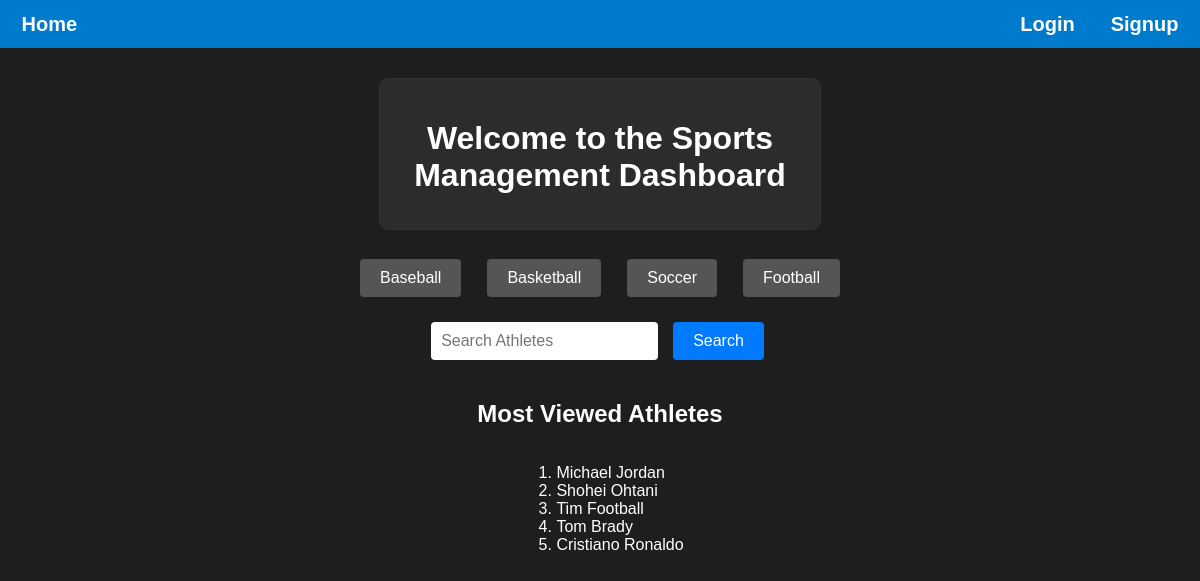
The page / on the database its author committed.
### main/models.py (models this page shows, shortened)
class Athlete(models.Model):
    SPORT_CHOICES = [
        ('baseball', 'baseball'),
        ('basketball', 'basketball'),
        ('soccer', 'soccer'),
        ('football', 'football'),
    ]
    id = models.AutoField(primary_key=True)
    firstName = models.CharField(max_length=20, default='N/A')
    lastName = models.CharField(max_length=20, default='N/A')
    height = models.CharField(max_length=5, default='N/A',blank=True, null=True)
    weight = models.IntegerField(blank=True, null=True)
    birthDate = models.DateField(blank=True, null=True)
    age = models.IntegerField(blank=True, null=True)
    wins = models.IntegerField(blank=True, null=True)
    losses = models.IntegerField(blank=True, null=True)
    joinYear = models.IntegerField(blank=True, null=True)
    sport = models.CharField(max_length=20, choices=SPORT_CHOICES, default='Baseball')
    teamName = models.CharField(max_length=20, default='N/A')
    position = models.CharField(max_length=20, default='N/A', blank=True, null=True)
    gamesPlayed = models.IntegerField(default=0, blank=True, null=True)
    numViews = models.IntegerField(default=0, blank=True, null=True)

### main/views.py (the view, shortened to what this page needs)
# urls.py: path("", views.landing_page, name="landing_page"),
def landing_page(request):
    logged_in = request.session.get('logged_in', False)
    curr_user_name = request.session.get('curr_user_name', "")
    viewed_athletes = Athlete.objects.order_by("-numViews")[:5]
    search_form = AthleteSearchForm(request.GET or None)
    search_results = []
    context = {
        "logged_in": logged_in,
        "curr_user_name": curr_user_name,
        "viewed_athletes": viewed_athletes,
        "search_form": search_form,
        "search_results": search_results
    }
    return render(request, "main/landing_page.html", context)

### main/forms.py
class AthleteSearchForm(forms.Form):
    search_query = forms.CharField(
        label="Search Athletes",
        max_length=100,
        required=False,
        widget=forms.TextInput(attrs={'style': 'width: 200px;'})
    )

### main/templates/main/landing_page.html (shortened to what this page needs)
{% load static %}
<!DOCTYPE html>
<html lang="en">
<head>
    <link rel="stylesheet" href="{% static 'styles.css' %}" />
</head>
<body>
    <div class="header">
        <p><a href="{% url 'landing_page' %}">Home</a></p>
        <div class="header-container">
            {% if not logged_in %}
            <p><a href="{% url 'login_page' %}">Login</a></p>
            <p><a href="{% url 'signup_page' %}">Signup</a></p>
            {% else %}
            <p><a href="{% url 'logout' %}">Logout</a></p>
            <p><a href="{% url 'user_page' curr_user_name %}">Profile</a></p>
            {% endif %}
        </div>
    </div>
    <div class="container">
        <h1>Welcome to the Sports Management Dashboard</h1>
    </div>
    <div class="additional-buttons">
        <form action="{% url 'sports_page' sport='baseball' %}" method="get" style="display:inline;">
            <button type="submit" class="btn-secondary">Baseball</button>
        </form>
        <form action="{% url 'sports_page' sport='basketball' %}" method="get" style="display:inline;">
            <button type="submit" class="btn-secondary">Basketball</button>
        </form>
        <form action="{% url 'sports_page' sport='soccer' %}" method="get" style="display:inline;">
            <button type="submit" class="btn-secondary">Soccer</button>
        </form>
        <form action="{% url 'sports_page' sport='football' %}" method="get" style="display:inline;">
            <button type="submit" class="btn-secondary">Football</button>
        </form>
    </div>
    <div class="search-container">
        <form method="get" action="{% url 'landing_page' %}" class="search-form">
        <input type="text" name="search_query" placeholder="Search Athletes" value="{{ search_form.search_query.value|default:'' }}" />
        <button type="submit">Search</button>
        </form>
    </div>
    <h2>Most Viewed Athletes</h2>
    <ol>
        {% for athlete in viewed_athletes %}
            <li><a href="{% url 'athlete_page' sport=athlete.sport athlete_id=athlete.id%}">{{ athlete.firstName }} {{ athlete.lastName }}</li>
        {% endfor %}
    </ol>
</body>
</html>

### main/static/styles.css (style rules this page uses)
body { background-color: #1e1e1e; color: #ffffff; font-family: Arial, sans-serif; display: flex; flex-direction: column; align-items: center; min-height: 100vh; margin: 0; }
.header { display: flex; flex: auto; background-color: #007acc; font-size: 20px; font-weight: 600; justify-content: space-around; align-items: center; gap: 75%; max-height: 48px; min-width: 100%; }
.header-container { display: flex; justify-content: space-between; gap: 36px; }
.container { text-align: center; padding: 20px; border: 1px solid #333; border-radius: 10px; background-color: #2c2c2c; max-width: 400px; margin-top: 30px; }
h1 { font-size: 2em; margin-bottom: 15px; }
a { color: inherit; text-decoration: none; }
input { width: 50px; margin: 10px auto; }
button { font-size: 1em; color: #ffffff; background-color: #007acc; border: none; padding: 10px 20px; border-radius: 5px; cursor: pointer; margin: 5px; }
.search-container { display: flex; justify-content: center; align-items: center; min-width: 50%; padding: 10px; }
.search-form { display: flex; align-items: center; gap: 10px; }
.search-form input[type="text"] { width: 80%; padding: 10px; font-size: 1rem; border: none; border-radius: 4px; }
.search-form button { padding: 10px 20px; background-color: #007bff; color: #fff; border: none; border-radius: 4px; cursor: pointer; }
.additional-buttons { display: flex; justify-content: center; gap: 1rem; margin-top: 1.5rem; }
.btn-secondary { padding: 10px 20px; background-color: #555; color: #fff; border: none; border-radius: 4px; cursor: pointer; }

### rows shown on the page
Athlete: firstName "Michael", lastName "Jordan"
Athlete: firstName "Shohei", lastName "Ohtani"
Athlete: firstName "Tim", lastName "Football"
Athlete: firstName "Tom", lastName "Brady"
Athlete: firstName "Cristiano", lastName "Ronaldo"
